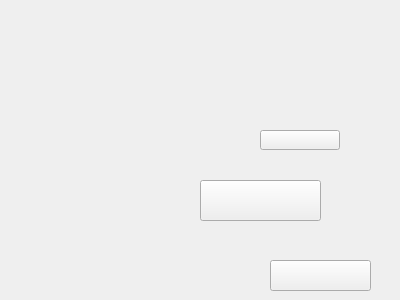
<?xml version="1.0" encoding="UTF-8"?>
<ui version="4.0">
 <class>mainscene</class>
 <widget class="QWidget" name="mainscene">
  <property name="geometry">
   <rect>
    <x>0</x>
    <y>0</y>
    <width>400</width>
    <height>300</height>
   </rect>
  </property>
  <property name="windowTitle">
   <string>mainscene</string>
  </property>
  <widget class="QPushButton" name="startbtn">
   <property name="geometry">
    <rect>
     <x>270</x>
     <y>260</y>
     <width>101</width>
     <height>31</height>
    </rect>
   </property>
   <property name="text">
    <string/>
   </property>
  </widget>
  <widget class="QPushButton" name="exitbtn">
   <property name="geometry">
    <rect>
     <x>200</x>
     <y>180</y>
     <width>121</width>
     <height>41</height>
    </rect>
   </property>
   <property name="text">
    <string/>
   </property>
  </widget>
  <widget class="QPushButton" name="rankbtn">
   <property name="geometry">
    <rect>
     <x>260</x>
     <y>130</y>
     <width>80</width>
     <height>20</height>
    </rect>
   </property>
   <property name="text">
    <string/>
   </property>
  </widget>
 </widget>
 <layoutdefault spacing="6" margin="11"/>
 <resources/>
 <connections/>
</ui>
